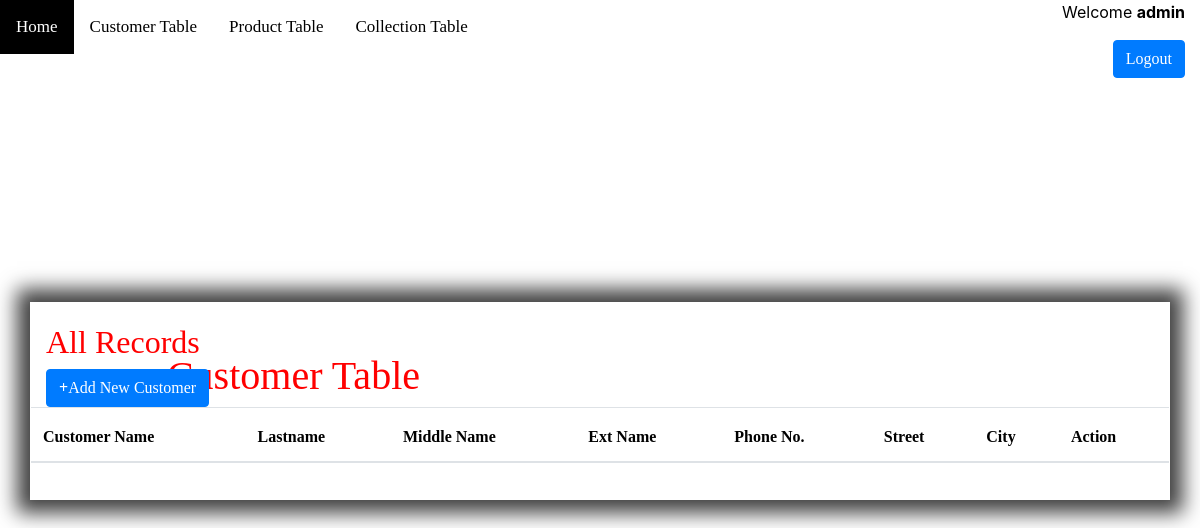
/index2.php (signed in), run on an earlier commit of the app's database.
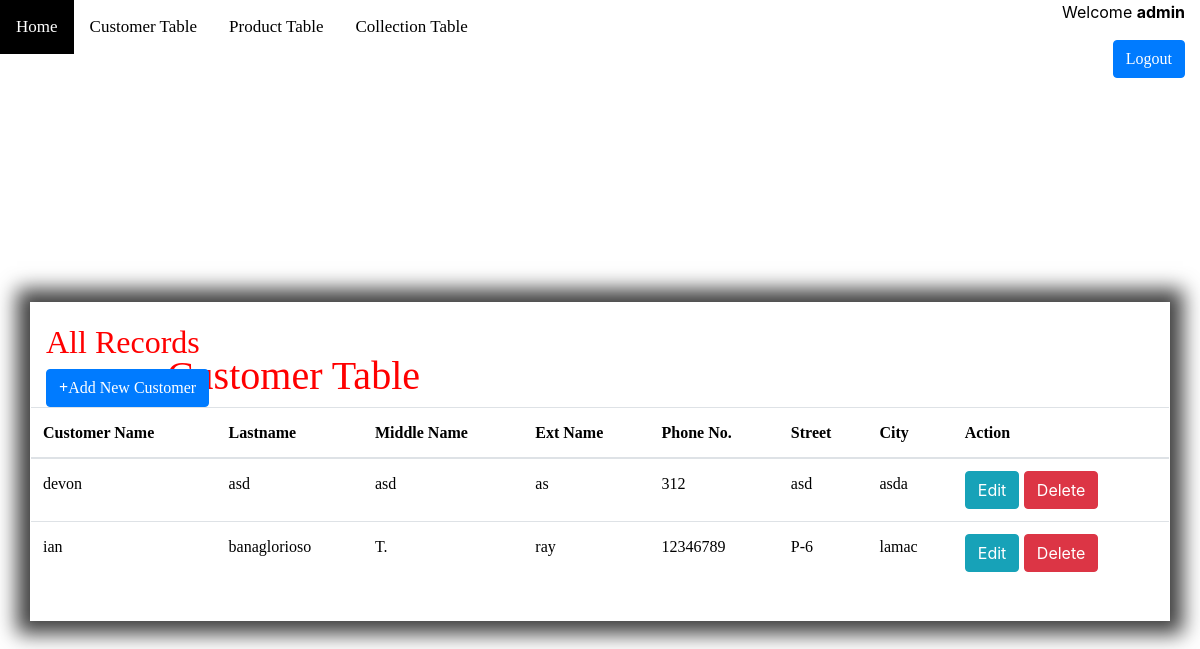
And on a later commit of the database.
### tables this page shows
CREATE TABLE `customer` (
  `customer_id` int(100) NOT NULL,
  `userid` int(100) DEFAULT NULL,
  `firstname` varchar(100) DEFAULT NULL,
  `lastname` varchar(100) DEFAULT NULL,
  `middlename` varchar(100) DEFAULT NULL,
  `extname` varchar(100) DEFAULT NULL,
  `phoneno` int(100) DEFAULT NULL,
  `street` varchar(100) DEFAULT NULL,
  `city` varchar(100) DEFAULT NULL
);

### index2.php (the view, shortened to what this page needs)
<!DOCTYPE html>
<html>
<head>
	<link rel="stylesheet" type="text/css"	href="style.css">
	<link rel="stylesheet" href="bootstrap/css/bootstrap.min.css">
</head>
<body>
<div class="topnav">
  <a class="home" href="index.php">Home</a>
  <a href="#about">Customer Table</a>
  <a href="product.php">Product Table</a>
  <a href="collection.php">Collection Table</a>
</div>
<header class="main">
    <div class="row justify-content-center">
    <h1 class="col-sm-4"></h1>
     <nav class="col-sm-8 text-right">
		 <?php if(isset($_SESSION["username"])): ?>
		     <p>Welcome <strong><?php echo $_SESSION['username']; ?></strong></p>
		     <p><a style="font-family:Stylus BT" href="login.php?logout='1'" class="btn btn-primary" style="color:white;">Logout</a></p>
		 <?php endif ?>
		</nav>
		</div>
		 </header><br><br>
		 <h1><a style="position:absolute;bottom:60%;right:65%;font-family:Broadway;color:red;">Customer Table</h1></a>
<div id="main">
	<?php require_once 'process.php';?>
	<div class="container">
	<?php
		$mysqli = new mysqli('localhost','root','','registration') or die(mysqli_error($mysqli));
		$username= $_SESSION["username"];
		$result=$mysqli->query("select id from users where username='$username'") or die($mysqli->error);
		if(@count($result)==1)
			{
			$row=$result->fetch_array();
			$userid=$row['id'];
		}
		$result = $mysqli->query("SELECT * FROM customer where userid='$userid'") or die($mysqli->error);
		?>
		<h2><font style="font-family:Timesnew-Roman" color= "red">All Records</h2></font>
		<a style="font-family:Stylus BT" href="index3.php"class="btn btn-primary"><b>+</b>Add New Customer</a>
		<div class="row justify-content-center">
		<br><br><br>
			<table class="table">
				<thead>
					<tr>
						<th><a style="font-family:Broadway">Customer Name</th>
						<th><a style="font-family:Broadway">Lastname</th>
						<th><a style="font-family:Broadway">Middle Name</th>
						<th><a style="font-family:Broadway">Ext Name</th>
						<th><a style="font-family:Broadway">Phone No.</th>
						<th><a style="font-family:Broadway">Street</th>
						<th><a style="font-family:Broadway">City</th>
						<th colspan="2"><a style="font-family:Broadway">Action</th>
					</tr>
				</thead>
				<?php
					while($row=$result->fetch_assoc()):?>
						<tr>
							<td><a style="font-family:Elephant;"><?php echo $row['firstname']?></td></a>
							<td><a style="font-family:Elephant;"><?php echo $row['lastname']?></td></a>
							<td><a style="font-family:Elephant;"><?php echo $row['middlename']?></td></a>
							<td><a style="font-family:Elephant;"><?php echo $row['extname']?></td></a>
							<td><a style="font-family:Elephant;"><?php echo $row['phoneno']?></td></a>
							<td><a style="font-family:Elephant;"><?php echo $row['street']?></td></a>
							<td><a style="font-family:Elephant;"><?php echo $row['city']?></td></a>
							<td>
								<a href="index3.php?edit=<?php echo $row['customer_id'];?>"
									class="btn btn-info">Edit</a>
								<a href="process.php?delete=<?php echo $row['customer_id'];?>"
									class="btn btn-danger">Delete</a>
							</td>
						</tr>
						<?php endwhile;?>
			</table>
		</div>
</div>
</body>
</html>

What changed in the data, as far as the page shows it:
added customer: firstname "devon", lastname "asd", middlename "asd", extname "as", phoneno "312", street "asd", city "asda"
added customer: firstname "ian", lastname "banaglorioso", middlename "T.", extname "ray", phoneno "12346789", street "P-6", city "lamac"
